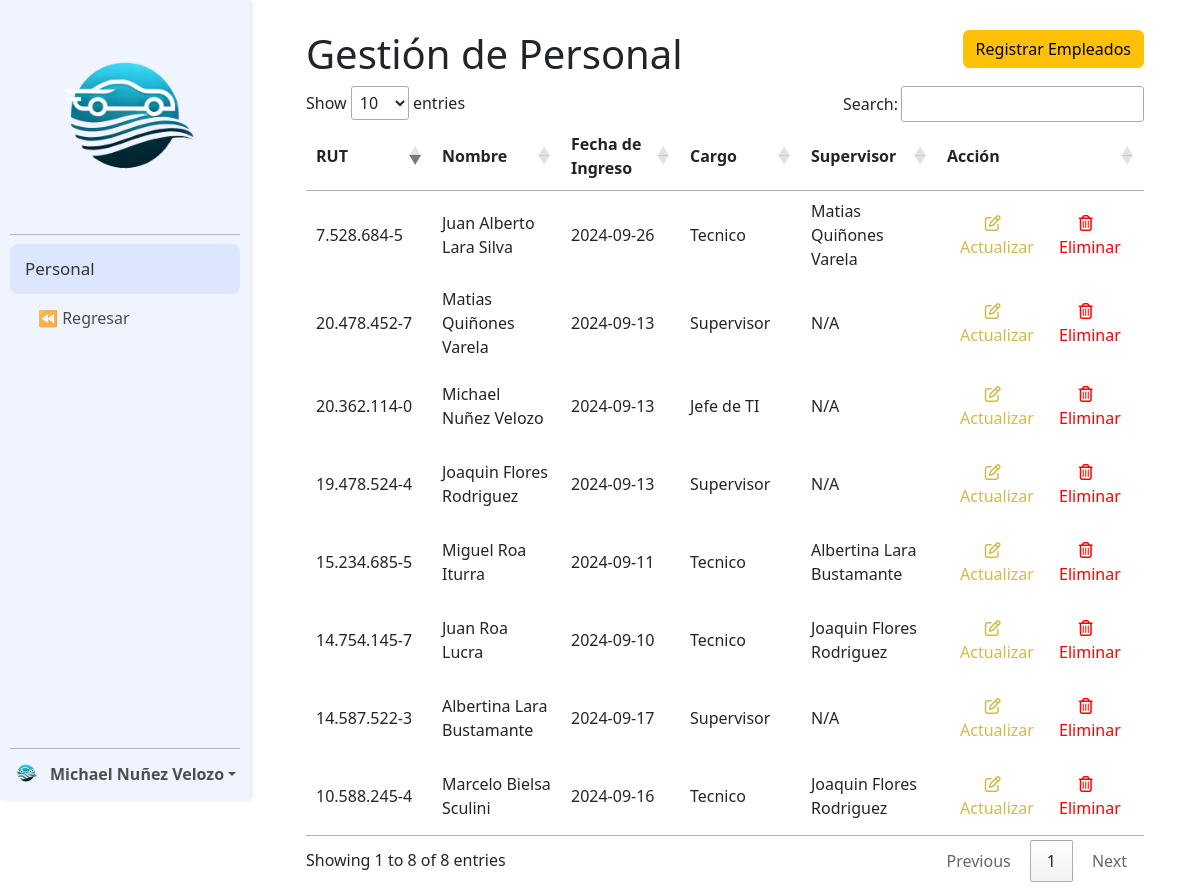
The page /Modulo_Flota/personal/lista_empleados.php (signed in) on the database its author committed.
### tables this page shows
CREATE TABLE `usuario` (
  `rut` varchar(15) NOT NULL,
  `nombre` varchar(45) DEFAULT NULL,
  `Usuario` varchar(20) DEFAULT NULL,
  `clave` varchar(64) DEFAULT NULL,
  `fecha_ingreso` date DEFAULT NULL,
  `Id_Rol` int(11) DEFAULT NULL,
  `id_cargo` int(11) DEFAULT NULL,
  `supervisor` varchar(15) DEFAULT NULL,
  PRIMARY KEY (`rut`),
  KEY `fk_usuario_roles` (`Id_Rol`),
  KEY `fk_usuario_cargo` (`id_cargo`),
  CONSTRAINT `fk_usuario_cargo` FOREIGN KEY (`id_cargo`) REFERENCES `cargo` (`id_cargo`) ON DELETE SET NULL ON UPDATE CASCADE,
  CONSTRAINT `fk_usuario_roles` FOREIGN KEY (`Id_Rol`) REFERENCES `roles` (`Id_Rol`) ON DELETE SET NULL ON UPDATE CASCADE
);

CREATE TABLE `cargo` (
  `id_cargo` int(11) NOT NULL AUTO_INCREMENT,
  `nombre_cargo` varchar(20) DEFAULT NULL,
  PRIMARY KEY (`id_cargo`)
);

### Modulo_Flota/personal/componentes/tabla_personal.php (the view, shortened to what this page needs)
<div class="row">
    <div class="col">
        <h1>Gestión de Personal</h1>
    </div>
    <div class="col-auto">
        <form action="" method="POST">
            <button type="button" class="btn btn-warning" data-bs-toggle="modal" data-bs-target="#modalAgregarPersonal">
                Registrar Empleados
            </button>
        </form>
    </div>
</div>
<?php
$sql_personal = "
    SELECT u.rut, u.nombre, u.fecha_ingreso, c.nombre_cargo, c.id_cargo,
           COALESCE(s.nombre, 'N/A') as nombre_supervisor
    FROM usuario u
    LEFT JOIN cargo c ON u.id_cargo = c.id_cargo
    LEFT JOIN usuario s ON u.supervisor = s.rut;
";
$stmt_personal = $conexion->prepare($sql_personal);
$stmt_personal->execute();
$resultado_personal = $stmt_personal->get_result();
?>
<table id="tabla_personal">
    <thead>
        <tr>
            <th style="width: 20%;">RUT</th>
            <th style="width: 20%;">Nombre</th>
            <th style="width: 20%;">Fecha de Ingreso</th>
            <th style="width: 20%;">Cargo</th>
            <th style="width: 20%;">Supervisor</th>
            <th style="width: 20%;">Acción</th>
        </tr>
    </thead>
    <tbody>
        <?php foreach ($resultado_personal as $personal) : ?>
            <tr>
                <td><?= htmlspecialchars($personal['rut']) ?></td>
                <td><?= htmlspecialchars($personal['nombre']) ?></td>
                <td><?= htmlspecialchars($personal['fecha_ingreso']) ?></td>
                <td><?= htmlspecialchars($personal['nombre_cargo']) ?></td>
                <td><?= htmlspecialchars($personal['nombre_supervisor']) ?></td>
                <td>
                    <div class="btn-group" role="group">
                        <button class="btn no-colapse" style="color: #cfbb4a" data-bs-toggle="modal" data-bs-target="#modal_actualizar"
                            onclick="completar_datos_modal_actualizar('<?= htmlspecialchars($personal['rut']) ?>', '<?= htmlspecialchars($personal['nombre']) ?>', '<?= htmlspecialchars($personal['fecha_ingreso']) ?>', '<?= htmlspecialchars($personal['id_cargo']) ?>', '<?= htmlspecialchars($personal['nombre_supervisor']) ?>')">
                            <i class="fa-regular fa-pen-to-square"></i>
                            <span class="subrayado">Actualizar</span>
                        </button>
                        <button class="btn no-colapse" style="color: #ff0000" data-bs-toggle="modal" data-bs-target="#modal_eliminar" onclick="completar_datos_modal_eliminar('<?= htmlspecialchars($personal['rut']) ?>')">
                            <i class="fa-regular fa-trash-can"></i>
                            <span class="subrayado">Eliminar</span>
                        </button>
                    </div>
                </td>
            </tr>
        <?php endforeach ?>
    </tbody>
</table>

### rows shown on the page
usuario: rut "10.588.245-4", nombre "Marcelo Bielsa Sculini", fecha_ingreso "2024-09-16", id_cargo.nombre_cargo "Tecnico", nombre_supervisor "Joaquin Flores Rodriguez"
usuario: rut "14.587.522-3", nombre "Albertina Lara Bustamante", fecha_ingreso "2024-09-17", id_cargo.nombre_cargo "Supervisor", nombre_supervisor "N/A"
usuario: rut "14.754.145-7", nombre "Juan Roa Lucra", fecha_ingreso "2024-09-10", id_cargo.nombre_cargo "Tecnico", nombre_supervisor "Joaquin Flores Rodriguez"
usuario: rut "15.234.685-5", nombre "Miguel Roa Iturra", fecha_ingreso "2024-09-11", id_cargo.nombre_cargo "Tecnico", nombre_supervisor "Albertina Lara Bustamante"
usuario: rut "19.478.524-4", nombre "Joaquin Flores Rodriguez", fecha_ingreso "2024-09-13", id_cargo.nombre_cargo "Supervisor", nombre_supervisor "N/A"
usuario: rut "20.362.114-0", nombre "Michael Nuñez Velozo", fecha_ingreso "2024-09-13", id_cargo.nombre_cargo "Jefe de TI", nombre_supervisor "N/A"
usuario: rut "20.478.452-7", nombre "Matias Quiñones Varela", fecha_ingreso "2024-09-13", id_cargo.nombre_cargo "Supervisor", nombre_supervisor "N/A"
usuario: rut "7.528.684-5", nombre "Juan Alberto Lara Silva", fecha_ingreso "2024-09-26", id_cargo.nombre_cargo "Tecnico", nombre_supervisor "Matias Quiñones Varela"

### other values the page prints
$_SESSION['nombre'] "Michael Nuñez Velozo"
